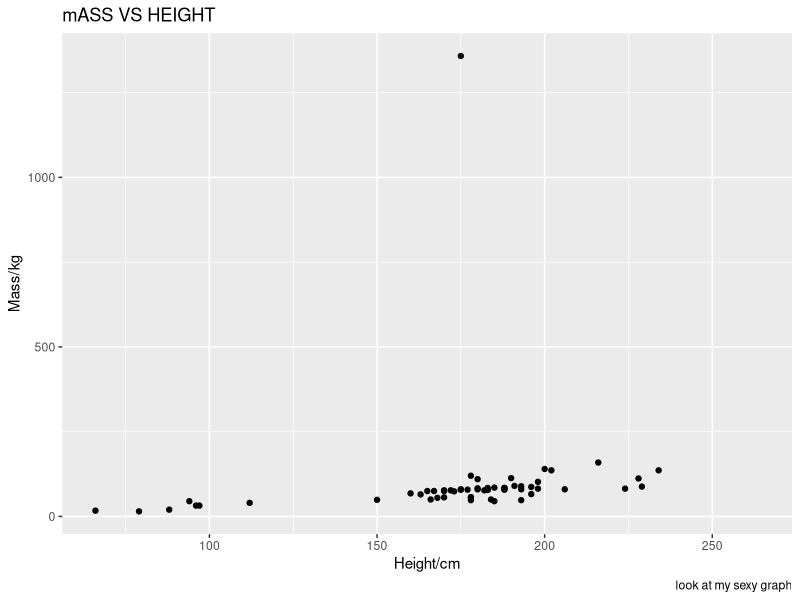
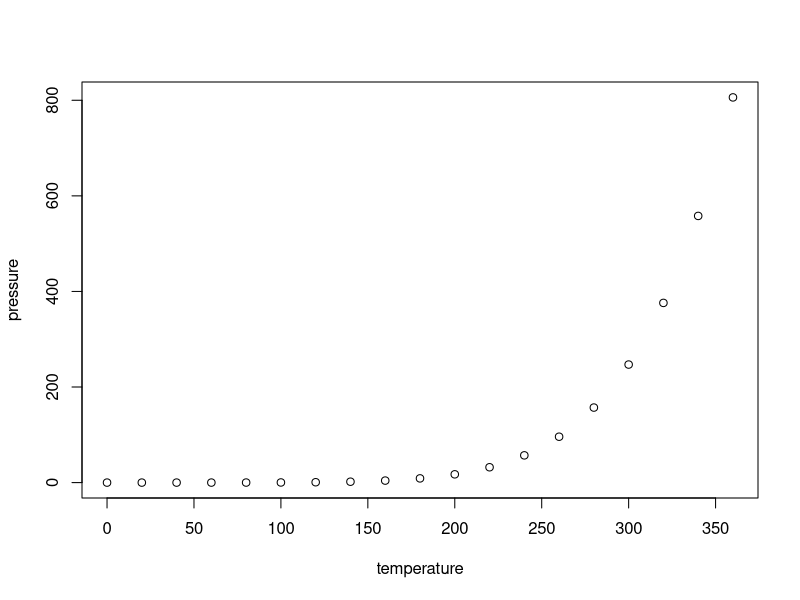

Reproduce these figures in R, in order.
## ---- chunk 1
knitr::opts_chunk$set(echo = TRUE)
library(tidyverse)
library(ggplot2)
## ---- chunk 2
ggplot(data=starwars) + #the + is to superimpose the aesthetics layer over the data layer
  aes(x = height, y = mass) +#aes is aesthetics
  geom_point() +
  labs(x = "Height/cm",
       y = "Mass/kg",
       title = "mASS VS HEIGHT",
       caption = "look at my sexy graph")
## ---- chunk 3
plot(pressure)
